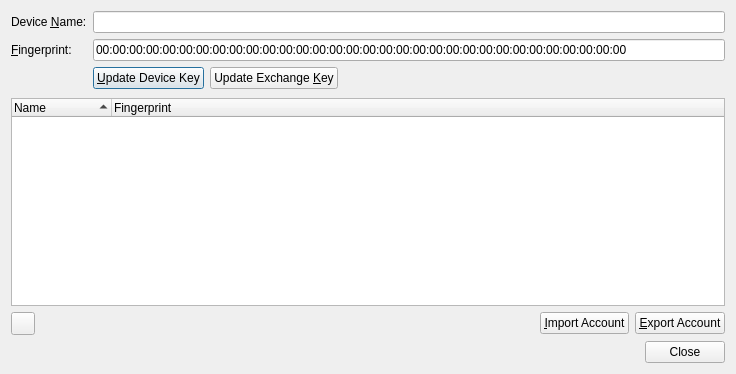
<?xml version="1.0" encoding="UTF-8"?>
<ui version="4.0">
 <class>AccountDialog</class>
 <widget class="QDialog" name="AccountDialog">
  <property name="geometry">
   <rect>
    <x>0</x>
    <y>0</y>
    <width>736</width>
    <height>374</height>
   </rect>
  </property>
  <property name="windowTitle">
   <string>Dialog</string>
  </property>
  <layout class="QFormLayout" name="formLayout">
   <item row="0" column="0">
    <widget class="QLabel" name="deviceNameLabel">
     <property name="text">
      <string>Device &amp;Name:</string>
     </property>
     <property name="buddy">
      <cstring>deviceNameLineEdit</cstring>
     </property>
    </widget>
   </item>
   <item row="0" column="1">
    <widget class="QLineEdit" name="deviceNameLineEdit"/>
   </item>
   <item row="1" column="0">
    <widget class="QLabel" name="fingerprintLabel">
     <property name="text">
      <string>&amp;Fingerprint:</string>
     </property>
     <property name="buddy">
      <cstring>fingerprintLineEdit</cstring>
     </property>
    </widget>
   </item>
   <item row="1" column="1">
    <widget class="QLineEdit" name="fingerprintLineEdit">
     <property name="inputMask">
      <string>HH:HH:HH:HH:HH:HH:HH:HH:HH:HH:HH:HH:HH:HH:HH:HH:HH:HH:HH:HH:HH:HH:HH:HH:HH:HH:HH:HH:HH:HH:HH:HH</string>
     </property>
     <property name="text">
      <string>00:00:00:00:00:00:00:00:00:00:00:00:00:00:00:00:00:00:00:00:00:00:00:00:00:00:00:00:00:00:00:00</string>
     </property>
     <property name="readOnly">
      <bool>true</bool>
     </property>
    </widget>
   </item>
   <item row="2" column="0">
    <spacer name="horizontalSpacer_3">
     <property name="orientation">
      <enum>Qt::Horizontal</enum>
     </property>
     <property name="sizeHint" stdset="0">
      <size>
       <width>40</width>
       <height>25</height>
      </size>
     </property>
    </spacer>
   </item>
   <item row="2" column="1">
    <layout class="QHBoxLayout" name="horizontalLayout_2">
     <item>
      <widget class="QPushButton" name="pushButton_3">
       <property name="text">
        <string>&amp;Update Device Key</string>
       </property>
      </widget>
     </item>
     <item>
      <widget class="QPushButton" name="pushButton_4">
       <property name="text">
        <string>Update Exchange &amp;Key</string>
       </property>
      </widget>
     </item>
     <item>
      <spacer name="horizontalSpacer_2">
       <property name="orientation">
        <enum>Qt::Horizontal</enum>
       </property>
       <property name="sizeHint" stdset="0">
        <size>
         <width>40</width>
         <height>20</height>
        </size>
       </property>
      </spacer>
     </item>
    </layout>
   </item>
   <item row="3" column="0" colspan="2">
    <widget class="QTreeWidget" name="treeWidget">
     <property name="contextMenuPolicy">
      <enum>Qt::ActionsContextMenu</enum>
     </property>
     <property name="editTriggers">
      <set>QAbstractItemView::NoEditTriggers</set>
     </property>
     <property name="alternatingRowColors">
      <bool>true</bool>
     </property>
     <property name="rootIsDecorated">
      <bool>false</bool>
     </property>
     <property name="itemsExpandable">
      <bool>false</bool>
     </property>
     <property name="sortingEnabled">
      <bool>true</bool>
     </property>
     <property name="animated">
      <bool>true</bool>
     </property>
     <property name="expandsOnDoubleClick">
      <bool>false</bool>
     </property>
     <column>
      <property name="text">
       <string>Name</string>
      </property>
     </column>
     <column>
      <property name="text">
       <string>Fingerprint</string>
      </property>
     </column>
    </widget>
   </item>
   <item row="4" column="0" colspan="2">
    <layout class="QHBoxLayout" name="horizontalLayout">
     <item>
      <widget class="QToolButton" name="deleteButton"/>
     </item>
     <item>
      <spacer name="horizontalSpacer">
       <property name="orientation">
        <enum>Qt::Horizontal</enum>
       </property>
       <property name="sizeHint" stdset="0">
        <size>
         <width>40</width>
         <height>20</height>
        </size>
       </property>
      </spacer>
     </item>
     <item>
      <widget class="QPushButton" name="pushButton_2">
       <property name="text">
        <string>&amp;Import Account</string>
       </property>
      </widget>
     </item>
     <item>
      <widget class="QPushButton" name="pushButton">
       <property name="text">
        <string>&amp;Export Account</string>
       </property>
      </widget>
     </item>
    </layout>
   </item>
   <item row="5" column="0" colspan="2">
    <widget class="QDialogButtonBox" name="buttonBox">
     <property name="orientation">
      <enum>Qt::Horizontal</enum>
     </property>
     <property name="standardButtons">
      <set>QDialogButtonBox::Close</set>
     </property>
    </widget>
   </item>
  </layout>
  <action name="action_Remove_Device">
   <property name="icon">
    <iconset theme="list-remove">
     <normaloff>.</normaloff>.</iconset>
   </property>
   <property name="text">
    <string>&amp;Remove Device</string>
   </property>
   <property name="shortcut">
    <string>Del</string>
   </property>
  </action>
  <action name="action_Reset_Devicename">
   <property name="icon">
    <iconset theme="edit-clear">
     <normaloff>.</normaloff>.</iconset>
   </property>
   <property name="text">
    <string>&amp;Reset Devicename</string>
   </property>
  </action>
 </widget>
 <resources/>
 <connections>
  <connection>
   <sender>buttonBox</sender>
   <signal>accepted()</signal>
   <receiver>AccountDialog</receiver>
   <slot>accept()</slot>
   <hints>
    <hint type="sourcelabel">
     <x>328</x>
     <y>364</y>
    </hint>
    <hint type="destinationlabel">
     <x>157</x>
     <y>274</y>
    </hint>
   </hints>
  </connection>
  <connection>
   <sender>buttonBox</sender>
   <signal>rejected()</signal>
   <receiver>AccountDialog</receiver>
   <slot>reject()</slot>
   <hints>
    <hint type="sourcelabel">
     <x>396</x>
     <y>364</y>
    </hint>
    <hint type="destinationlabel">
     <x>286</x>
     <y>274</y>
    </hint>
   </hints>
  </connection>
 </connections>
</ui>
